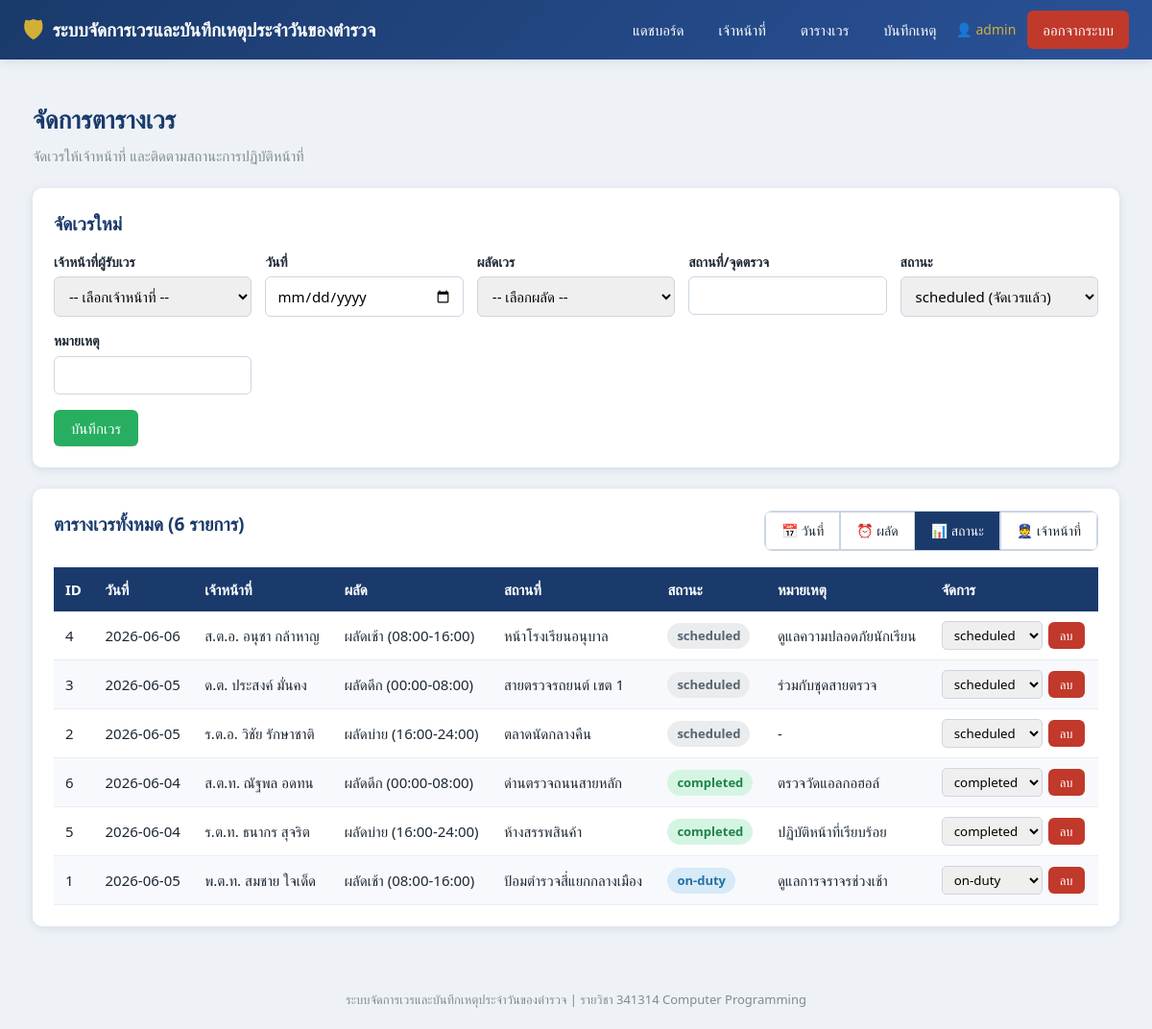
The page /duties?sort=status&order=asc (signed in) on the database its author committed.
### tables this page shows
CREATE TABLE duties (
            id          INTEGER PRIMARY KEY AUTOINCREMENT,
            officer_id  INTEGER NOT NULL REFERENCES officers(id) ON DELETE CASCADE,
            duty_date   TEXT NOT NULL,
            shift       TEXT NOT NULL,
            location    TEXT NOT NULL,
            status      TEXT NOT NULL DEFAULT 'scheduled',
            note        TEXT,
            created_at  TEXT NOT NULL
        );

CREATE TABLE officers (
            id         INTEGER PRIMARY KEY AUTOINCREMENT,
            rank       TEXT NOT NULL,
            full_name  TEXT NOT NULL,
            badge_no   TEXT NOT NULL UNIQUE,
            phone      TEXT,
            station    TEXT,
            created_at TEXT NOT NULL
        );

### app.py (the view)
@app.route("/duties")
@login_required
def duties():
    sort_by = request.args.get("sort", "duty_date")  # เรียงตาม: duty_date, shift, status, officer_name
    order = request.args.get("order", "desc")  # asc หรือ desc
    all_duties = db.get_all_duties()
    all_officers = db.get_all_officers()
    if sort_by == "duty_date":
        all_duties.sort(key=lambda x: x['duty_date'] or "")
    elif sort_by == "shift":
        shift_order = ["เช้า", "บ่าย", "ดึก"]
        all_duties.sort(key=lambda x: shift_order.index(x['shift']) if x['shift'] in shift_order else 999)
    elif sort_by == "status":
        status_order = ["scheduled", "in_progress", "completed", "absent"]
        all_duties.sort(key=lambda x: status_order.index(x['status']) if x['status'] in status_order else 999)
    elif sort_by == "officer_name":
        all_duties.sort(key=lambda x: x['officer_name'] or "")
    else:
        all_duties.sort(key=lambda x: x['id'])
    if order == "desc":
        all_duties.reverse()
    return render_template("duties.html", duties=all_duties, officers=all_officers, sort_by=sort_by, order=order)

### app.py (called while the page is built)
def login_required(view):
    @functools.wraps(view)
    def wrapped_view(*args, **kwargs):
        if "user_id" not in session:
            flash("กรุณาเข้าสู่ระบบก่อนใช้งาน", "warning")
            return redirect(url_for("login"))
        return view(*args, **kwargs)
    return wrapped_view

### db.py (called while the page is built)
def get_connection():
    if USE_POSTGRES:
        conn = psycopg2.connect(DATABASE_URL)
        return conn
    else:
        conn = sqlite3.connect(SQLITE_PATH, timeout=10)
        conn.row_factory = sqlite3.Row
        conn.execute("PRAGMA foreign_keys = ON;")
        conn.execute("PRAGMA journal_mode = WAL;")
        return conn

def _dict_cursor(conn):
    if USE_POSTGRES:
        return conn.cursor(cursor_factory=psycopg2.extras.RealDictCursor)
    return conn.cursor()

def _row_to_dict(row):
    if row is None:
        return None
    return dict(row)

def get_all_officers():
    conn = get_connection()
    cur = _dict_cursor(conn)
    cur.execute("SELECT * FROM officers ORDER BY id;")
    rows = [_row_to_dict(r) for r in cur.fetchall()]
    conn.close()
    return rows

def get_all_duties():
    conn = get_connection()
    cur = _dict_cursor(conn)
    cur.execute("""
        SELECT d.id, d.duty_date, d.shift, d.location, d.status, d.note,
               o.rank AS officer_rank, o.full_name AS officer_name, o.id AS officer_id
        FROM duties d
        JOIN officers o ON d.officer_id = o.id
        ORDER BY d.duty_date DESC, d.shift;
    """)
    rows = [_row_to_dict(r) for r in cur.fetchall()]
    conn.close()
    return rows

### templates/duties.html (shortened to what this page needs)
{% extends "base.html" %}
{% block content %}
<div class="page-title">จัดการตารางเวร</div>
<div class="page-subtitle">จัดเวรให้เจ้าหน้าที่ และติดตามสถานะการปฏิบัติหน้าที่</div>
<div class="card">
    <h2>จัดเวรใหม่</h2>
    {% if officers %}
    <form method="POST" action="{{ url_for('duties_add') }}">
        <div class="form-grid">
            <div class="form-group">
                <label>เจ้าหน้าที่ผู้รับเวร</label>
                <select name="officer_id" required>
                    <option value="">-- เลือกเจ้าหน้าที่ --</option>
                </select>
            </div>
            <div class="form-group">
                <label>วันที่</label>
                <input type="date" name="duty_date" required>
            </div>
            <div class="form-group">
                <label>ผลัดเวร</label>
                <select name="shift" required>
                    <option value="">-- เลือกผลัด --</option>
                </select>
            </div>
            <div class="form-group">
                <label>สถานที่/จุดตรวจ</label>
                <input type="text" name="location" required>
            </div>
            <div class="form-group">
                <label>สถานะ</label>
                <select name="status">
                    <option value="scheduled">scheduled (จัดเวรแล้ว)</option>
                </select>
            </div>
            <div class="form-group">
                <label>หมายเหตุ</label>
                <input type="text" name="note">
            </div>
        </div>
        <div class="form-actions">
            <button type="submit" class="btn btn-success">บันทึกเวร</button>
        </div>
    </form>
    {% else %}
    <p style="color:var(--danger);">ยังไม่มีรายชื่อเจ้าหน้าที่ในระบบ กรุณาเพิ่มเจ้าหน้าที่ที่เมนู "เจ้าหน้าที่" ก่อนจัดเวร</p>
    {% endif %}
</div>
<div class="card">
    <div style="display: flex; justify-content: space-between; align-items: center; margin-bottom: 1rem;">
        <h2>ตารางเวรทั้งหมด ({{ duties|length }} รายการ)</h2>
        <div class="btn-group" style="border: 1px solid #cbd5e1; border-radius: 8px; overflow: hidden;">
            <a href="{{ url_for('duties', sort='duty_date', order='desc') }}"
               class="btn btn-outline {% if sort_by == 'duty_date' %}active{% endif %}"
               style="border-radius: 0; border-right: 1px solid #cbd5e1;">
                📅 วันที่
            </a>
            <a href="{{ url_for('duties', sort='shift', order='asc') }}"
               class="btn btn-outline {% if sort_by == 'shift' %}active{% endif %}"
               style="border-radius: 0; border-right: 1px solid #cbd5e1;">
                ⏰ ผลัด
            </a>
            <a href="{{ url_for('duties', sort='status', order='asc') }}"
               class="btn btn-outline {% if sort_by == 'status' %}active{% endif %}"
               style="border-radius: 0; border-right: 1px solid #cbd5e1;">
                📊 สถานะ
            </a>
            <a href="{{ url_for('duties', sort='officer_name', order='asc') }}"
               class="btn btn-outline {% if sort_by == 'officer_name' %}active{% endif %}"
               style="border-radius: 0;">
                👮 เจ้าหน้าที่
            </a>
        </div>
    </div>
    <div class="table-wrap">
    <table>
        <thead>
            <tr>
                <th>ID</th><th>วันที่</th><th>เจ้าหน้าที่</th><th>ผลัด</th>
                <th>สถานที่</th><th>สถานะ</th><th>หมายเหตุ</th><th>จัดการ</th>
            </tr>
        </thead>
        <tbody>
            {% for d in duties %}
            <tr>
                <td>{{ d.id }}</td>
                <td>{{ d.duty_date }}</td>
                <td>{{ d.officer_rank }} {{ d.officer_name }}</td>
                <td>{{ d.shift }}</td>
                <td>{{ d.location }}</td>
                <td>
                    {% if d.status == 'scheduled' %}<span class="badge badge-scheduled">scheduled</span>
                    {% elif d.status == 'on-duty' %}<span class="badge badge-onduty">on-duty</span>
                    {% else %}<span class="badge badge-completed">completed</span>{% endif %}
                </td>
                <td>{{ d.note or "-" }}</td>
                <td>
                    <div class="inline-form">
                        <form method="POST" action="{{ url_for('duties_status', duty_id=d.id) }}" class="inline-form">
                            <select name="status" onchange="this.form.submit()">
                                <option value="scheduled" {{ 'selected' if d.status=='scheduled' }}>scheduled</option>
                                <option value="on-duty" {{ 'selected' if d.status=='on-duty' }}>on-duty</option>
                                <option value="completed" {{ 'selected' if d.status=='completed' }}>completed</option>
                            </select>
                        </form>
                        <form method="POST" action="{{ url_for('duties_delete', duty_id=d.id) }}"
                              onsubmit="return confirm('ต้องการลบรายการเวรนี้หรือไม่?');">
                            <button type="submit" class="btn btn-danger btn-sm">ลบ</button>
                        </form>
                    </div>
                </td>
            </tr>
            {% else %}
            <tr><td colspan="8" style="text-align:center; color:#95a5a6;">ยังไม่มีรายการเวร</td></tr>
            {% endfor %}
        </tbody>
    </table>
    </div>
</div>
{% endblock %}

### static/style.css (style rules this page uses)
:root { --primary: #1a3a6b; --secondary: #2a5298; --accent: #d4af37; --bg: #eef2f7; --white: #ffffff; --text: #1c2733; --muted: #7f8c8d; --danger: #c0392b; --success: #27ae60; --warning: #e67e22; --shadow: 0 2px 10px rgba(26, 58, 107, 0.12); }
* { margin: 0; padding: 0; box-sizing: border-box; }
body { font-family: "Segoe UI", "Sarabun", "Tahoma", sans-serif; background: var(--bg); color: var(--text); line-height: 1.6; }
a { text-decoration: none; color: inherit; }
.page-title { font-size: 26px; font-weight: 700; color: var(--primary); margin-bottom: 4px; }
.page-subtitle { color: var(--muted); font-size: 15px; margin-bottom: 22px; }
.card { background: var(--white); border-radius: 10px; box-shadow: var(--shadow); padding: 22px; margin-bottom: 22px; }
.card h2 { font-size: 19px; color: var(--primary); margin-bottom: 14px; }
.form-grid { display: grid; grid-template-columns: repeat(auto-fit, minmax(200px, 1fr)); gap: 14px; }
.form-group { display: flex; flex-direction: column; }
.form-group label { font-size: 14px; font-weight: 600; margin-bottom: 4px; color: var(--text); }
.form-group input, .form-group select, .form-group textarea { padding: 9px 11px; border: 1px solid #cdd6e4; border-radius: 6px; font-size: 15px; font-family: inherit; }
.form-actions { margin-top: 16px; display: flex; gap: 10px; }
.btn { border: none; border-radius: 6px; padding: 9px 18px; font-size: 15px; font-family: inherit; cursor: pointer; transition: opacity 0.2s, transform 0.1s; color: var(--white); }
.btn-success { background: var(--success); }
.btn-danger { background: var(--danger); }
.btn-sm { padding: 5px 12px; font-size: 13px; }
.btn-outline { background: white; color: var(--text); border: 1px solid #cbd5e1; padding: 8px 16px; font-size: 14px; text-decoration: none; display: inline-block; transition: all 0.2s; }
.btn-outline.active { background: var(--primary); color: white; border-color: var(--primary); }
.btn-group { display: inline-flex; }
.table-wrap { overflow-x: auto; }
table { width: 100%; border-collapse: collapse; font-size: 15px; }
thead th { background: var(--primary); color: var(--white); padding: 11px 12px; text-align: left; font-weight: 600; white-space: nowrap; }
tbody td { padding: 10px 12px; border-bottom: 1px solid #e8edf4; }
tbody tr:nth-child(even) { background: #f7f9fc; }
.badge { display: inline-block; padding: 3px 10px; border-radius: 20px; font-size: 13px; font-weight: 600; }
.badge-scheduled { background: #eaecee; color: #566573; }
.badge-onduty { background: #d6eaf8; color: #2471a3; }
.badge-completed { background: #d5f5e3; color: #1e8449; }
.inline-form { display: flex; gap: 6px; align-items: center; }
.inline-form select { padding: 4px 8px; border-radius: 5px; border: 1px solid #cdd6e4; font-family: inherit; }

### rows shown on the page
duties: id "4", duty_date "2026-06-06", officer_rank "ส.ต.อ.", officer_name "อนุชา กล้าหาญ", shift "ผลัดเช้า (08:00-16:00)", location "หน้าโรงเรียนอนุบาล", status "scheduled", note "ดูแลความปลอดภัยนักเรียน"
duties: id "3", duty_date "2026-06-05", officer_rank "ด.ต.", officer_name "ประสงค์ มั่นคง", shift "ผลัดดึก (00:00-08:00)", location "สายตรวจรถยนต์ เขต 1", status "scheduled", note "ร่วมกับชุดสายตรวจ"
duties: id "2", duty_date "2026-06-05", officer_rank "ร.ต.อ.", officer_name "วิชัย รักษาชาติ", shift "ผลัดบ่าย (16:00-24:00)", location "ตลาดนัดกลางคืน", status "scheduled", note "-"
duties: id "6", duty_date "2026-06-04", officer_rank "ส.ต.ท.", officer_name "ณัฐพล อดทน", shift "ผลัดดึก (00:00-08:00)", location "ด่านตรวจถนนสายหลัก", status "completed", note "ตรวจวัดแอลกอฮอล์"
duties: id "5", duty_date "2026-06-04", officer_rank "ร.ต.ท.", officer_name "ธนากร สุจริต", shift "ผลัดบ่าย (16:00-24:00)", location "ห้างสรรพสินค้า", status "completed", note "ปฏิบัติหน้าที่เรียบร้อย"
duties: id "1", duty_date "2026-06-05", officer_rank "พ.ต.ท.", officer_name "สมชาย ใจเด็ด", shift "ผลัดเช้า (08:00-16:00)", location "ป้อมตำรวจสี่แยกกลางเมือง", status "on-duty", note "ดูแลการจราจรช่วงเช้า"

### other values the page prints
{{ session.get('username') }} "admin"
{{ duties|length }} "6"
